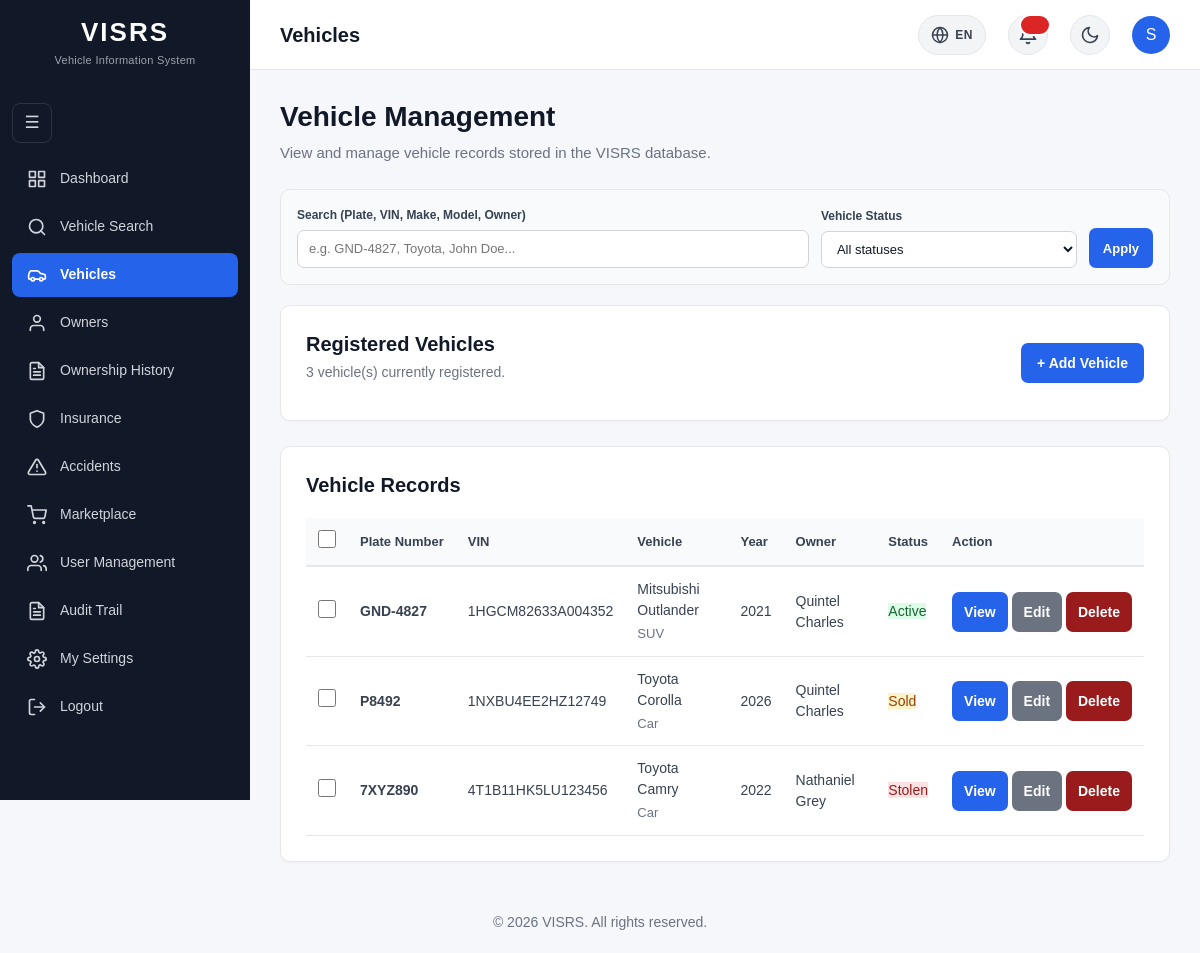
/vehicles/index.php (signed in), run on an earlier commit of the app's database.
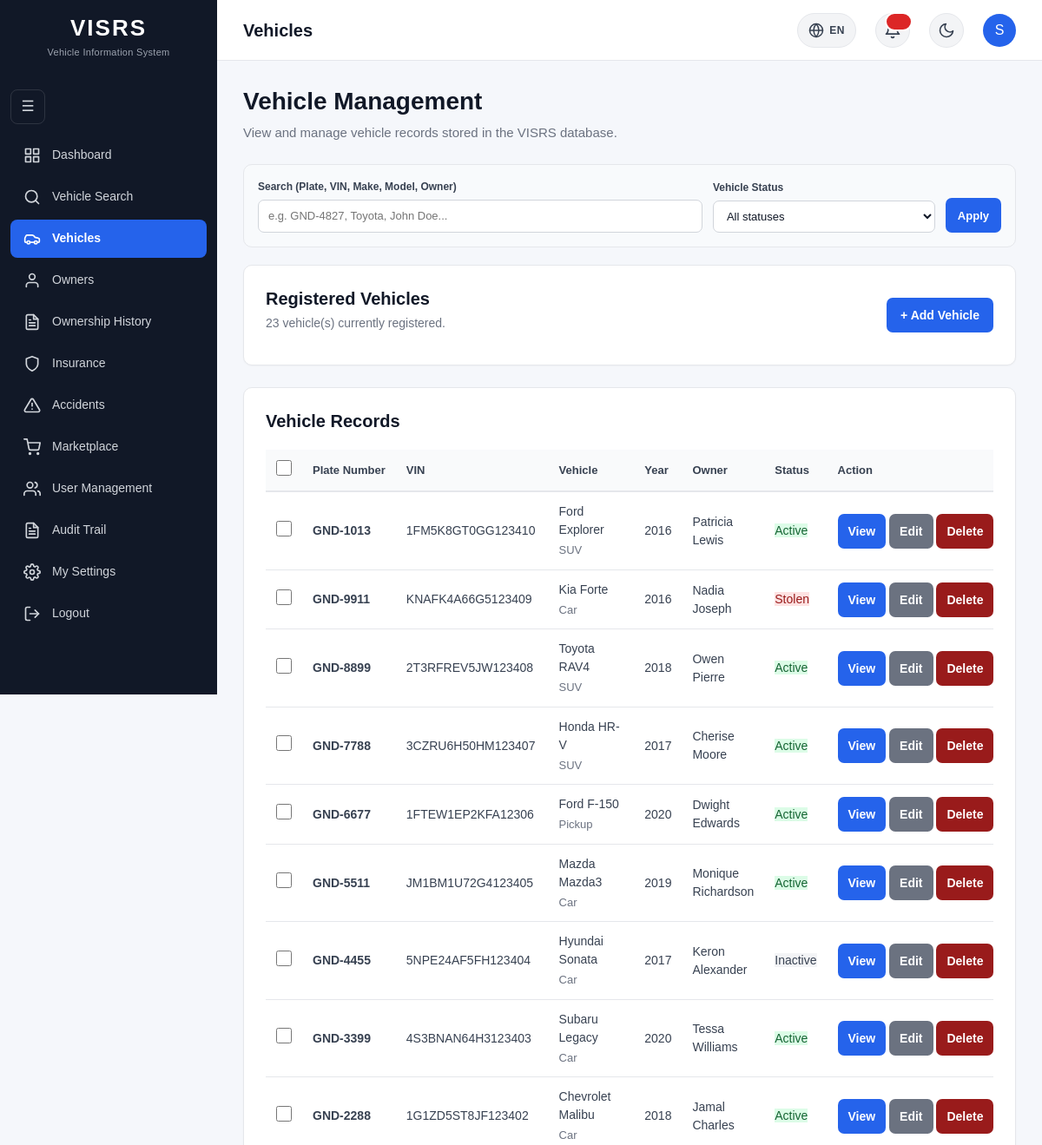
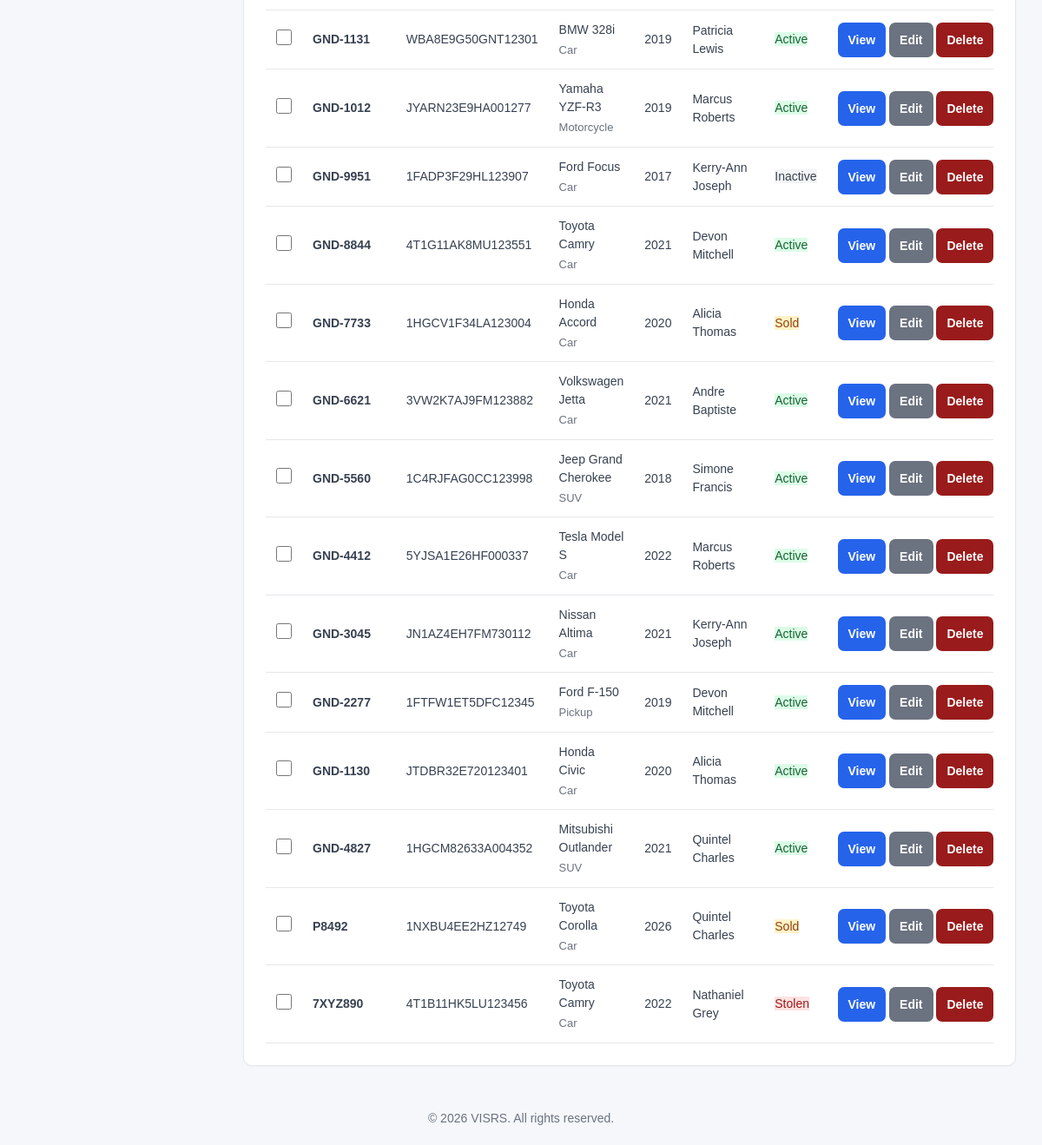
And on a later commit of the database (2 pictures, top to bottom).
### tables this page shows
CREATE TABLE `vehicles` (
  `VehicleID` int(11) NOT NULL,
  `PlateNumber` varchar(20) NOT NULL,
  `VIN` varchar(50) NOT NULL,
  `OwnerID` int(11) NOT NULL,
  `SellerID` int(11) DEFAULT NULL,
  `Make` varchar(100) NOT NULL,
  `Model` varchar(100) NOT NULL,
  `VehicleYear` year(4) NOT NULL,
  `Mileage` int(10) UNSIGNED DEFAULT NULL,
  `LastServiceDate` date DEFAULT NULL,
  `OilChangeIntervalKm` int(10) UNSIGNED DEFAULT NULL,
  `LastOilChangeDate` date DEFAULT NULL,
  `LastOilChangeMileage` int(10) UNSIGNED DEFAULT NULL,
  `Color` varchar(50) DEFAULT NULL,
  `VehicleType` varchar(50) DEFAULT NULL,
  `EngineNumber` varchar(100) DEFAULT NULL,
  `RegistrationDate` date DEFAULT NULL,
  `Status` enum('Active','Inactive','Stolen','Sold') NOT NULL DEFAULT 'Active',
  `CreatedAt` timestamp NOT NULL DEFAULT current_timestamp()
);

CREATE TABLE `owners` (
  `OwnerID` int(11) NOT NULL,
  `UserID` int(11) DEFAULT NULL,
  `FirstName` varchar(100) NOT NULL,
  `LastName` varchar(100) NOT NULL,
  `Address` varchar(255) DEFAULT NULL,
  `Phone` varchar(30) DEFAULT NULL,
  `Email` varchar(150) DEFAULT NULL,
  `CreatedAt` timestamp NOT NULL DEFAULT current_timestamp()
);

### includes/functions.php (called while the page is built, shortened)
    <?php
function currentPage($maxPage = 0)
{
    $page = isset($_GET["page"]) ? (int) $_GET["page"] : 1;
    return $page;
}
function paginationMeta($totalRows, $perPage = 25)
{
    $totalRows = max(0, (int) $totalRows);
    $perPage   = max(1, (int) $perPage);
    $totalPages = (int) ceil($totalRows / $perPage);
    $currentPage = currentPage($totalPages);
    $offset      = ($currentPage - 1) * $perPage;
    return [
        "currentPage" => $currentPage,
        "totalPages"  => $totalPages,
        "offset"      => $offset,
        "perPage"     => $perPage,
        "totalRows"   => $totalRows,
    ];
}
    ?>

### includes/auth.php (called while the page is built, shortened)
        <?php
function canManageVehicles()
{
    return isset($_SESSION["Role"]) &&
        in_array(
            $_SESSION["Role"],
            [
                "Admin",
                "Police",
                "Seller"
            ],
            true
        );
}
?>

### vehicles/index.php (the view, shortened to what the changed rows need)
<?php
require_once __DIR__ . "/../includes/auth.php";
require_once __DIR__ . "/../includes/database.php";
require_once __DIR__ . "/../includes/functions.php";
$whereParts = [];
$queryParams = [];
$whereClause = count($whereParts) > 0
    ? " WHERE " . implode(" AND ", $whereParts)
    : "";
$perPage = 25;
$countStmt = $pdo->prepare("
    SELECT COUNT(*)
    FROM vehicles v
    INNER JOIN owners o ON v.OwnerID = o.OwnerID
    {$whereClause}
");
$countStmt->execute($queryParams);
$totalVehicles = (int) $countStmt->fetchColumn();
$pagination = paginationMeta($totalVehicles, $perPage);
$stmt = $pdo->prepare("
    SELECT
        v.VehicleID,
        v.PlateNumber,
        v.VIN,
        v.Make,
        v.Model,
        v.VehicleYear,
        v.Color,
        v.VehicleType,
        v.Status,
        o.FirstName,
        o.LastName
    FROM vehicles v
    INNER JOIN owners o
        ON v.OwnerID = o.OwnerID
    {$whereClause}
    ORDER BY v.VehicleID DESC
    LIMIT ? OFFSET ?
");
$paramIndex = 1;
$stmt->bindValue($paramIndex++, $pagination["perPage"], PDO::PARAM_INT);
$stmt->bindValue($paramIndex++, $pagination["offset"],  PDO::PARAM_INT);
$stmt->execute();
$vehicles = $stmt->fetchAll();
require_once "../includes/head.php";
?>
<body>
<div class="layout">
    <?php
    include __DIR__ . "/../includes/sidebar.php";
    ?>
    <main class="main-content">
        <main class="content">
            <h1 class="page-title">
                Vehicle Management
            </h1>
            <section class="card">
                <div style="display:flex; justify-content:space-between; align-items:center; gap:15px; flex-wrap:wrap;">
                    <div>
                        <h2 style="margin-bottom:5px;">
                            Registered Vehicles
                        </h2>
                        <p style="color:#6b7280;">
                            <?= $pagination["totalRows"] ?>
                            vehicle(s) currently registered.
                        </p>
                    </div>
                </div>
            </section>
            <section class="card" style="margin-top:20px;">
                <h2>
                    Vehicle Records
                </h2>
                <?php if (!empty($vehicles)): ?>
                    <form method="POST" action="bulk_delete.php" id="bulkForm">
                        <div style="overflow-x:auto; margin-top:15px;">
                            <table id="vehiclesTable" class="mobile-stack-table" style="width:100%; border-collapse:collapse;">
                                <thead>
                                    <tr style="border-bottom:2px solid #e5e7eb; text-align:left;">
                                        <?php if (canManageVehicles()): ?>
                                            <th style="padding:12px; width:36px;">
                                                <input type="checkbox" id="selectAll" aria-label="Select all vehicles">
                                            </th>
                                        <?php endif; ?>
                                        <th style="padding:12px;">Plate Number</th>
                                        <th style="padding:12px;">VIN</th>
                                        <th style="padding:12px;">Vehicle</th>
                                        <th style="padding:12px;">Year</th>
                                        <th style="padding:12px;">Owner</th>
                                        <th style="padding:12px;">Status</th>
                                        <th style="padding:12px;">Action</th>
                                    </tr>
                                </thead>
                                <tbody>
                                    <?php foreach ($vehicles as $vehicle): ?>
                                        <tr style="border-bottom:1px solid #e5e7eb;">
                                            <?php if (canManageVehicles()): ?>
                                                <td style="padding:12px;" data-label="Select">
                                                    <input type="checkbox" name="selected_ids[]" value="<?= (int) $vehicle["VehicleID"] ?>" class="row-checkbox" aria-label="Select this vehicle">
                                                </td>
                                            <?php endif; ?>
                                            <td style="padding:12px;" data-label="Plate Number">
                                                <strong><?= htmlspecialchars($vehicle["PlateNumber"]) ?></strong>
                                            </td>
                                            <td style="padding:12px;" data-label="VIN">
                                                <?= htmlspecialchars($vehicle["VIN"]) ?>
                                            </td>
                                            <td style="padding:12px;" data-label="Vehicle">
                                                <?= htmlspecialchars($vehicle["Make"]) ?>
                                                <?= htmlspecialchars($vehicle["Model"]) ?>
                                                <?php if (!empty($vehicle["VehicleType"])): ?>
                                                    <div style="color:#6b7280; font-size:13px; margin-top:3px;">
                                                        <?= htmlspecialchars($vehicle["VehicleType"]) ?>
                                                    </div>
                                                <?php endif; ?>
                                            </td>
                                            <td style="padding:12px;" data-label="Year">
                                                <?= htmlspecialchars($vehicle["VehicleYear"]) ?>
                                            </td>
                                            <td style="padding:12px;" data-label="Owner">
                                                <?= htmlspecialchars($vehicle["FirstName"]) ?>
                                                <?= htmlspecialchars($vehicle["LastName"]) ?>
                                            </td>
                                            <td style="padding:12px;" data-label="Status">
                                                <?php
                                                $statusClass = "";
                                                switch ($vehicle["Status"]) {
                                                    case "Active": $statusClass = "status-active"; break;
                                                    case "Inactive": $statusClass = "status-inactive"; break;
                                                    case "Stolen": $statusClass = "status-stolen"; break;
                                                    case "Sold": $statusClass = "status-sold"; break;
                                                }
                                                ?>
                                                <span class="<?= htmlspecialchars($statusClass) ?>">
                                                    <?= htmlspecialchars($vehicle["Status"]) ?>
                                                </span>
                                            </td>
                                            <td style="padding:12px; white-space:nowrap;" data-label="Actions">
                                                <a href="view.php?id=<?= (int) $vehicle["VehicleID"] ?>" class="button" style="padding:8px 12px;">
                                                    View
                                                </a>
                                                <?php if (canManageVehicles()): ?>
                                                    <a href="edit.php?id=<?= (int) $vehicle["VehicleID"] ?>" class="button button-secondary" style="padding:8px 12px;">
                                                        Edit
                                                    </a>
                                                    <a href="delete.php?id=<?= (int) $vehicle["VehicleID"] ?>" class="button" style="padding:8px 12px; background:#991b1b;">
                                                        Delete
                                                    </a>
                                                <?php endif; ?>
                                            </td>
                                        </tr>
                                    <?php endforeach; ?>
                                </tbody>
                            </table>
                        </div>
                    </form>
                <?php endif; ?>
            </section>
        </main>
    </main>
</div>
<?php include __DIR__ . "/../includes/footer.php"; ?>

What changed in the data, as far as the page shows it:
added vehicles: PlateNumber "GND-1013", VIN "1FM5K8GT0GG123410", Make "Ford", Model "Explorer", VehicleType "SUV", VehicleYear "2016", OwnerID.FirstName "Patricia", OwnerID.LastName "Lewis", Status "Active"
added vehicles: PlateNumber "GND-9911", VIN "KNAFK4A66G5123409", Make "Kia", Model "Forte", VehicleType "Car", VehicleYear "2016", OwnerID.FirstName "Nadia", OwnerID.LastName "Joseph", Status "Stolen"
added vehicles: PlateNumber "GND-8899", VIN "2T3RFREV5JW123408", Make "Toyota", Model "RAV4", VehicleType "SUV", VehicleYear "2018", OwnerID.FirstName "Owen", OwnerID.LastName "Pierre", Status "Active"
added vehicles: PlateNumber "GND-7788", VIN "3CZRU6H50HM123407", Make "Honda", Model "HR-V", VehicleType "SUV", VehicleYear "2017", OwnerID.FirstName "Cherise", OwnerID.LastName "Moore", Status "Active"
added vehicles: PlateNumber "GND-6677", VIN "1FTEW1EP2KFA12306", Make "Ford", Model "F-150", VehicleType "Pickup", VehicleYear "2020", OwnerID.FirstName "Dwight", OwnerID.LastName "Edwards", Status "Active"
added vehicles: PlateNumber "GND-5511", VIN "JM1BM1U72G4123405", Make "Mazda", Model "Mazda3", VehicleType "Car", VehicleYear "2019", OwnerID.FirstName "Monique", OwnerID.LastName "Richardson", Status "Active"
added vehicles: PlateNumber "GND-4455", VIN "5NPE24AF5FH123404", Make "Hyundai", Model "Sonata", VehicleType "Car", VehicleYear "2017", OwnerID.FirstName "Keron", OwnerID.LastName "Alexander", Status "Inactive"
added vehicles: PlateNumber "GND-3399", VIN "4S3BNAN64H3123403", Make "Subaru", Model "Legacy", VehicleType "Car", VehicleYear "2020", OwnerID.FirstName "Tessa", OwnerID.LastName "Williams", Status "Active"
added vehicles: PlateNumber "GND-2288", VIN "1G1ZD5ST8JF123402", Make "Chevrolet", Model "Malibu", VehicleType "Car", VehicleYear "2018", OwnerID.FirstName "Jamal", OwnerID.LastName "Charles", Status "Active"
added vehicles: PlateNumber "GND-1131", VIN "WBA8E9G50GNT12301", Make "BMW", Model "328i", VehicleType "Car", VehicleYear "2019", OwnerID.FirstName "Patricia", OwnerID.LastName "Lewis", Status "Active"
added vehicles: PlateNumber "GND-1012", VIN "JYARN23E9HA001277", Make "Yamaha", Model "YZF-R3", VehicleType "Motorcycle", VehicleYear "2019", OwnerID.FirstName "Marcus", OwnerID.LastName "Roberts", Status "Active"
added vehicles: PlateNumber "GND-9951", VIN "1FADP3F29HL123907", Make "Ford", Model "Focus", VehicleType "Car", VehicleYear "2017", OwnerID.FirstName "Kerry-Ann", OwnerID.LastName "Joseph", Status "Inactive"
added vehicles: PlateNumber "GND-8844", VIN "4T1G11AK8MU123551", Make "Toyota", Model "Camry", VehicleType "Car", VehicleYear "2021", OwnerID.FirstName "Devon", OwnerID.LastName "Mitchell", Status "Active"
added vehicles: PlateNumber "GND-7733", VIN "1HGCV1F34LA123004", Make "Honda", Model "Accord", VehicleType "Car", VehicleYear "2020", OwnerID.FirstName "Alicia", OwnerID.LastName "Thomas", Status "Sold"
added vehicles: PlateNumber "GND-6621", VIN "3VW2K7AJ9FM123882", Make "Volkswagen", Model "Jetta", VehicleType "Car", VehicleYear "2021", OwnerID.FirstName "Andre", OwnerID.LastName "Baptiste", Status "Active"
added vehicles: PlateNumber "GND-5560", VIN "1C4RJFAG0CC123998", Make "Jeep", Model "Grand Cherokee", VehicleType "SUV", VehicleYear "2018", OwnerID.FirstName "Simone", OwnerID.LastName "Francis", Status "Active"
added vehicles: PlateNumber "GND-4412", VIN "5YJSA1E26HF000337", Make "Tesla", Model "Model S", VehicleType "Car", VehicleYear "2022", OwnerID.FirstName "Marcus", OwnerID.LastName "Roberts", Status "Active"
added vehicles: PlateNumber "GND-3045", VIN "JN1AZ4EH7FM730112", Make "Nissan", Model "Altima", VehicleType "Car", VehicleYear "2021", OwnerID.FirstName "Kerry-Ann", OwnerID.LastName "Joseph", Status "Active"
added vehicles: PlateNumber "GND-2277", VIN "1FTFW1ET5DFC12345", Make "Ford", Model "F-150", VehicleType "Pickup", VehicleYear "2019", OwnerID.FirstName "Devon", OwnerID.LastName "Mitchell", Status "Active"
added vehicles: PlateNumber "GND-1130", VIN "JTDBR32E720123401", Make "Honda", Model "Civic", VehicleType "Car", VehicleYear "2020", OwnerID.FirstName "Alicia", OwnerID.LastName "Thomas", Status "Active"
Also different on the page:
$pagination["totalRows"]: "3" → "23"
